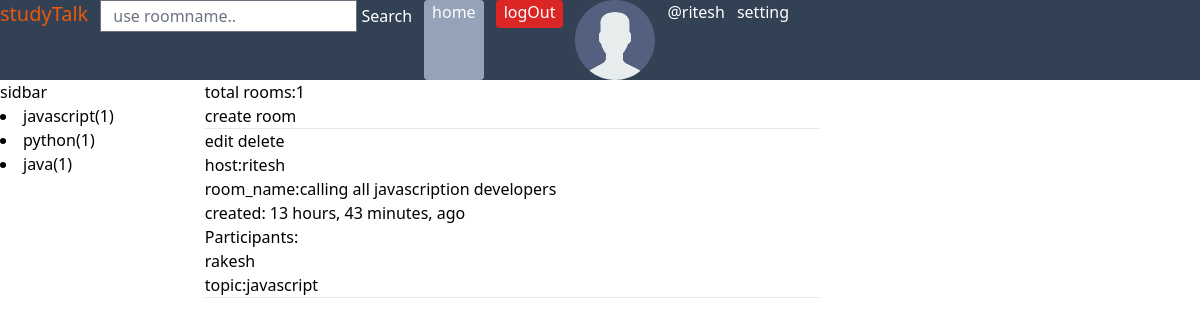
The page /search/?q=javascript (signed in) on the database its author committed.
### base/models.py (models this page shows, shortened)
class User(AbstractUser):
    name=models.CharField(max_length=200,null=True)
    email=models.EmailField(unique=True,null=True)
    bio=models.TextField(null=True)
    avatar=models.ImageField(upload_to="images/", null=True,blank=True,default='avatar.svg')
    USERNAME_FIELD='email'
    REQUIRED_FIELDS = ['username']  # Required when creating a superuser

class Topic(models.Model):
    name=models.CharField(max_length=200,null=True,unique=True)
    def __str__(self):
        return f"{self.name}"

class Room(models.Model):
    host = models.ForeignKey(User,on_delete=models.SET_NULL,null=True)
    topic =models.ForeignKey(Topic, on_delete=models.SET_NULL, null=True)
    name = models.CharField(max_length=220)
    description = models.TextField(null=True, blank=True)
    participants=models.ManyToManyField(User,related_name='participants', blank=True)
    created_at = models.DateTimeField(auto_now_add=True)
    updated_at = models.DateTimeField(auto_now=True)
    class Meta:
        ordering =['-updated_at','-created_at']

### base/views.py (the view, shortened to what this page needs)
# urls.py: path('search/', views.search_feature, name='search'),
def search_feature(request):
    topics=Topic.objects.all()
    if request.method=="GET":
        q = request.GET.get('q')
        rooms = Room.objects.filter(
        Q(topic__name__icontains=q) |
        Q(name__icontains=q) |
        Q(description__icontains=q)
        )
        return render(request, 'base/search-result.html', { 'rooms':rooms,'topics':topics})

### base/templates/base/search-result.html (shortened to what this page needs)
{% extends "layout.html" %}
{% block content %}
<div class="container">
    <div>
        {% include "base/topic-component.html" %}
    </div>
    <div>
        <h4>total rooms:{{rooms.count}}</h4>
        <a href="{% url "create-room" %}">
        <button type="submit">create room</button>
    </a>
    <hr>
        {% include "base/room-component.html" %}
    </div>
</div>
{% endblock %}

### templates/layout.html (shortened to what this page needs)
{% load static %}
{% load static tailwind_tags %}
<!DOCTYPE html>
<html lang="en">
<head>
    <link rel="stylesheet" href="{% static "styles/style.css"%}">
    {% tailwind_css %}
</head>
<body >
    <nav class="bg-slate-700 text-white flex gap-3">
        <span class="text-xl text-orange-600">studyTalk</span>
    <form action="{% url 'search' %}" method="post" class=" ">
        <input
        class="outline-none h-8"
        type="search"
        placeholder="use roomname.."
        name="search_query"
        required aria-label="Search"
     >
     <button  type="submit">Search</button>
    </form>
    <a href="{% url "index" %}" class="bg-slate-400 rounded px-2">home</a>
    {% if user.is_authenticated %}
                <form action="{% url 'logout'%}" method="post" >
                    <button  type="submit" class="bg-red-600 rounded  px-2 pb-1">logOut</button>
                </form>
                {% if user.avatar%}
                <img height="80" width="80" src="{{user.avatar.url}}" alt="avatar">
                {% endif %}
                <a href="{% url "profile" user.id %}">@{{user.username}}</a>
                <a href="{% url "update-profile" %}">setting</a>
    {% else %}
                <a href="{% url "login" %}" class="bg-green-400 rounded px-2 pb-1"><button>login</button></a>
                <a href="{% url "sign-up" %}" class="bg-teal-500 rounded px-2 pb-1"><button>signUP</button></a>
    {% endif %}
            </nav>
    {% block content %}
    {% endblock %}
</body>
</html>

### base/templates/base/topic-component.html
<div class="sidebar"><h3>sidbar</h3>
    {% for topic  in topics %}
    <a href="">
        <li>
            <a href="{% url "search"%}?q={{topic.name}}">{{topic.name}}<span>({{topic.room_set.all.count}})</span></a>
        </li>
    </a>
    {% endfor %}
</div>

### base/templates/base/room-component.html
{% for room in rooms %}
{% if room.host == user %}
    <a href="{%url "update-room" room.id%}" ><button>edit</button></a>
    <a href="{%url "delete-room" room.id%}" ><button>delete</button></a>
{% endif %}
<a href="{% url "profile" room.host.id %}">
    <h4>host:{{room.host.username}}</h4>
</a>
<a href="{% url "room" room.id %}">
    <h2>room_name:{{room.name}}</h4>
</a>
<h3>created: {{room.created_at|timesince}}, ago</h3>
    <ul>
        <li>Participants:</li>
        <ul>
            {% for participant in room.participants.all %}
                <li>{{ participant.username }}</li>
            {% empty %}
                <li>No participants yet.</li>
            {% endfor %}
        </ul>
    </ul>
<h3>topic:{{room.topic}}</p>
        <hr>
{% endfor %}

### static/styles/style.css (style rules this page uses)
hr { background-color: blue; height: 5px; }

### rows shown on the page
User: avatar (placeholder picture), username "ritesh"
Topic: name "javascript", room_set.all.count "1"
Topic: name "python", room_set.all.count "1"
Topic: name "java", room_set.all.count "1"
Room: shows "edit", host.username "ritesh", name "calling all javascription developers", created_at "13 hours, 43 minutes", topic "javascript"
User: username "rakesh"

### other values the page prints
{{ rooms.count }} "1"
